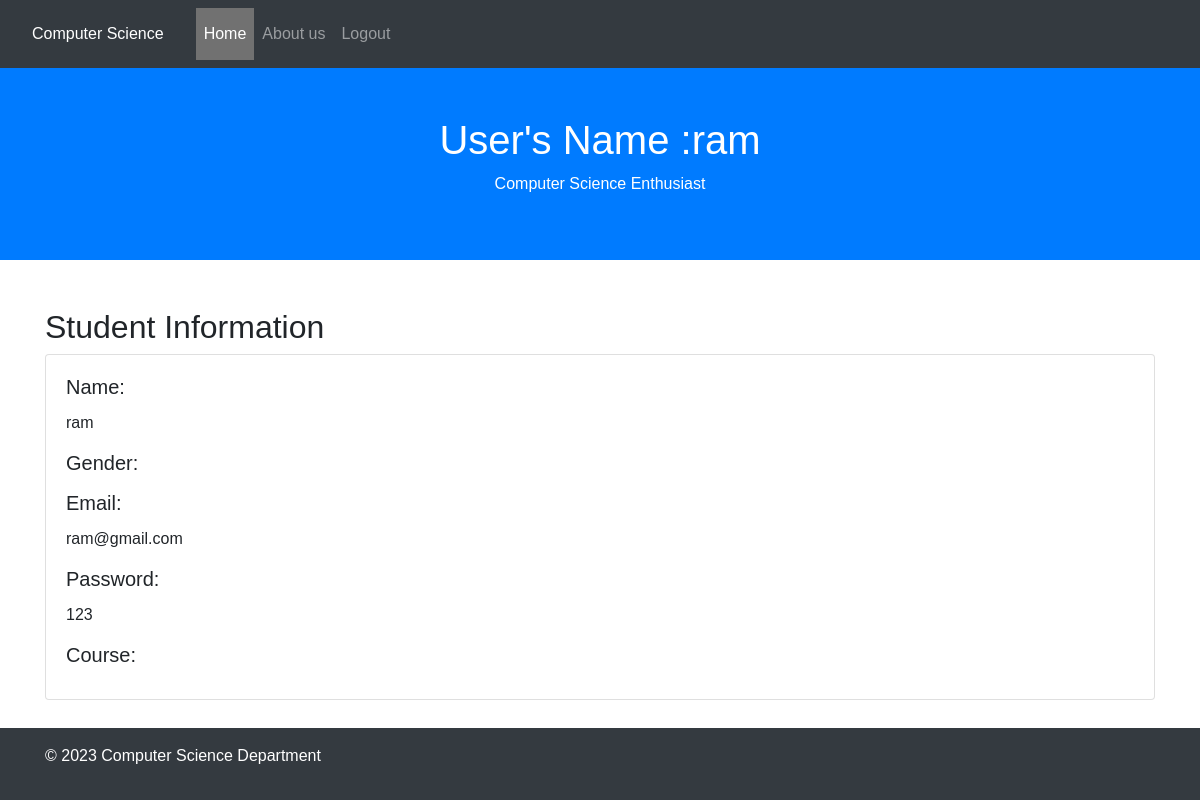
The page /IWT_lab/exercise_6/home.php (signed in) on the database its author committed.
### tables this page shows
CREATE TABLE `exercise_6` (
  `id` int(11) NOT NULL,
  `name` varchar(11) NOT NULL,
  `email` varchar(255) NOT NULL,
  `password` varchar(23) NOT NULL,
  `gender` varchar(10) DEFAULT NULL,
  `dob` date DEFAULT NULL,
  `course` varchar(10) DEFAULT NULL,
  `dt` date DEFAULT NULL
);

### IWT_lab/exercise_6/home.php (the view, shortened to what this page needs)
<!DOCTYPE html>
<html lang="en">
<head>
    <link rel="stylesheet" href="https://cdn.jsdelivr.net/npm/bootstrap@4.6.2/dist/css/bootstrap.min.css">
    <link rel="stylesheet" href="main.css">
</head>
<body>
<?php require('navbar.php'); ?>
  <header class="user-profile-header bg-primary text-white text-center py-5">
        <div class="container">
            <h1>User's Name :<?php echo $_SESSION['name'] ;?></h1>
            <p>Computer Science Enthusiast</p>
        </div>
    </header>
    <?php
    if(isset($_SESSION['loggedin'])){
    include('partial/dbconnect.php');
    $id = $_SESSION['id'];
    $query= "SELECT * FROM exercise_6 WHERE id='$id'";
    $result = mysqli_query($conn,$query);
    $data = mysqli_fetch_assoc($result);
    }
    ?>
    <section class="user-projects py-5">
        <div class="container">
            <h2>Student Information</h2>
            <div class="card">
                <div class="card-body">
                    <h5 class="card-title">Name:</h5>
                    <p class="card-text"><?php echo $data['name'] ;?></p>
                    <h5 class="card-title">Gender:</h5>
                    <h5 class="card-title">Email:</h5>
                    <p class="card-text"><?php echo $data['email'] ;?></p>
                    <h5 class="card-title">Password:</h5>
                    <p class="card-text"><?php echo $data['password'] ;?></p>
                    <h5 class="card-title">Course:</h5>
                </div>
            </div>
        </div>
    </section>
    <footer class="bg-dark text-white p-3 fixed-bottom">
        <div class="container">
            <p>&copy; 2023 Computer Science Department</p>
        </div>
    </footer>
</body>
</html>

### IWT_lab/exercise_6/main.css (style rules this page uses)
body { margin: 0; padding: 0; font-family: Arial, Helvetica, sans-serif; }
* { box-sizing:border-box }

### rows shown on the page
exercise_6: name "ram", email "ram@gmail.com", password "123"

### other values the page prints
$_SESSION['name'] "ram"
